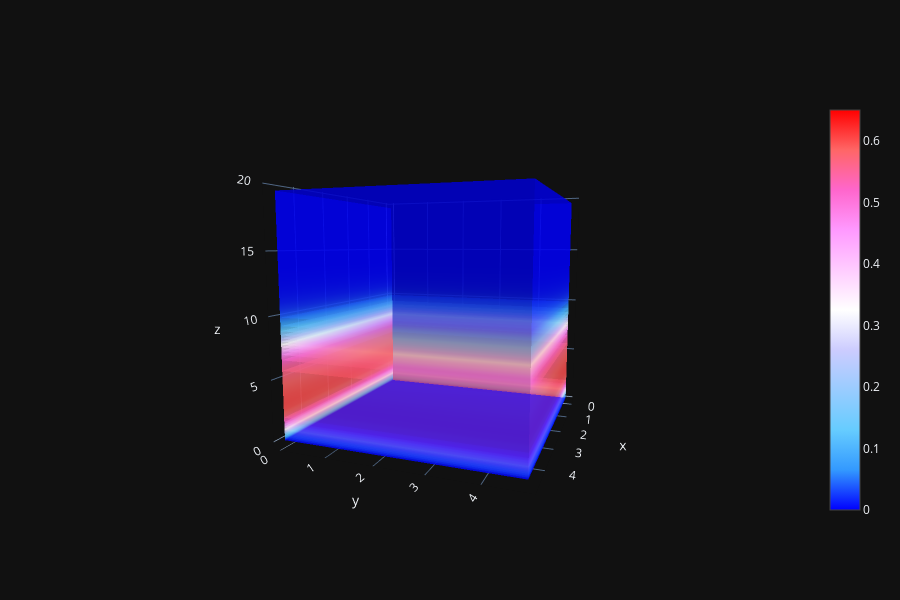

Here is the notebook cell this chart was saved with:
### Code cell
X, Y, Z = np.array(phAr.iloc[:,0]), np.array(phAr.iloc[:,1]), np.array(phAr.iloc[:,2])
vol = np.array(phAr.iloc[:,3])

Lz_max = 20
vol = vol[Z < Lz_max]
X = X[Z < Lz_max]
Y = Y[Z < Lz_max]
Z = Z[Z < Lz_max]

import plotly.graph_objects as go
fig = go.Figure(data=go.Volume(
    x=X, y=Y, z=Z,
    value=vol,
    isomin  =0.0,
    isomax  =0.65,
    opacity =0.65,
    surface_count=15,
    colorscale= 'Picnic' #Blackbody,Bluered,Blues,Cividis,Earth,Electric,Greens,Greys,Hot,Jet,Picnic,Portland,Rainbow,RdBu,Reds,Viridis,YlGnBu,YlOrRd.
    ))
fig.update_layout(scene_xaxis_showticklabels=True,
                  scene_yaxis_showticklabels=True,
                  scene_zaxis_showticklabels=True,
                  template='plotly_dark', width=900, height=600)
fig.show()

### Figure 1 — Plotly figure (JSON) as saved in the notebook; plotly's stock layout.template omitted (floating-point values rounded to 4 significant figures; data arrays with more than 128 entries replaced by an {"elided": "..."} marker saying what was removed)
{"data": [{"colorscale": [[0, "rgb(0,0,255)"], [0.1, "rgb(51,153,255)"], [0.2, "rgb(102,204,255)"], [0.3, "rgb(153,204,255)"], [0.4, "rgb(204,204,255)"], [0.5, "rgb(255,255,255)"], [0.6, "rgb(255,204,255)"], [0.7, "rgb(255,153,255)"], [0.8, "rgb(255,102,204)"], [0.9, "rgb(255,102,102)"], [1, "rgb(255,0,0)"]], "isomax": 0.65, "isomin": 0, "opacity": 0.65, "surface": {"count": 15}, "type": "volume", "value": {"elided": "16000 float values"}, "x": {"elided": "16000 float values"}, "y": {"elided": "16000 float values"}, "z": {"elided": "16000 float values"}}], "layout": {"height": 600, "scene": {"aspectmode": "auto", "aspectratio": {"x": 1, "y": 1, "z": 1}, "camera": {"center": {"x": 0, "y": 0, "z": 0}, "eye": {"x": 2.01, "y": 0.7572, "z": 0.2723}, "projection": {"type": "perspective"}, "up": {"x": 0, "y": 0, "z": 1}}, "xaxis": {"showticklabels": true, "type": "linear"}, "yaxis": {"showticklabels": true, "type": "linear"}, "zaxis": {"showticklabels": true, "type": "linear"}}, "width": 900}}
